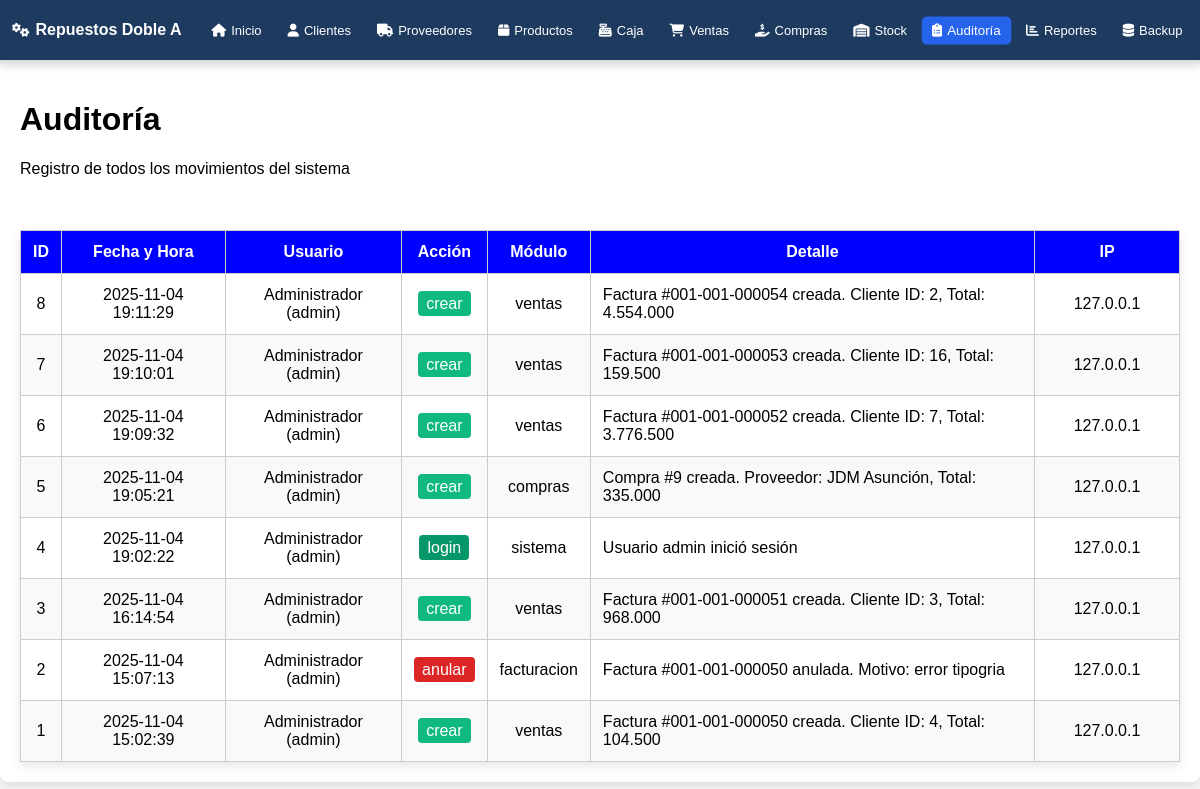
/modulos/auditoria/auditoria.php (signed in), run on an earlier commit of the app's database.
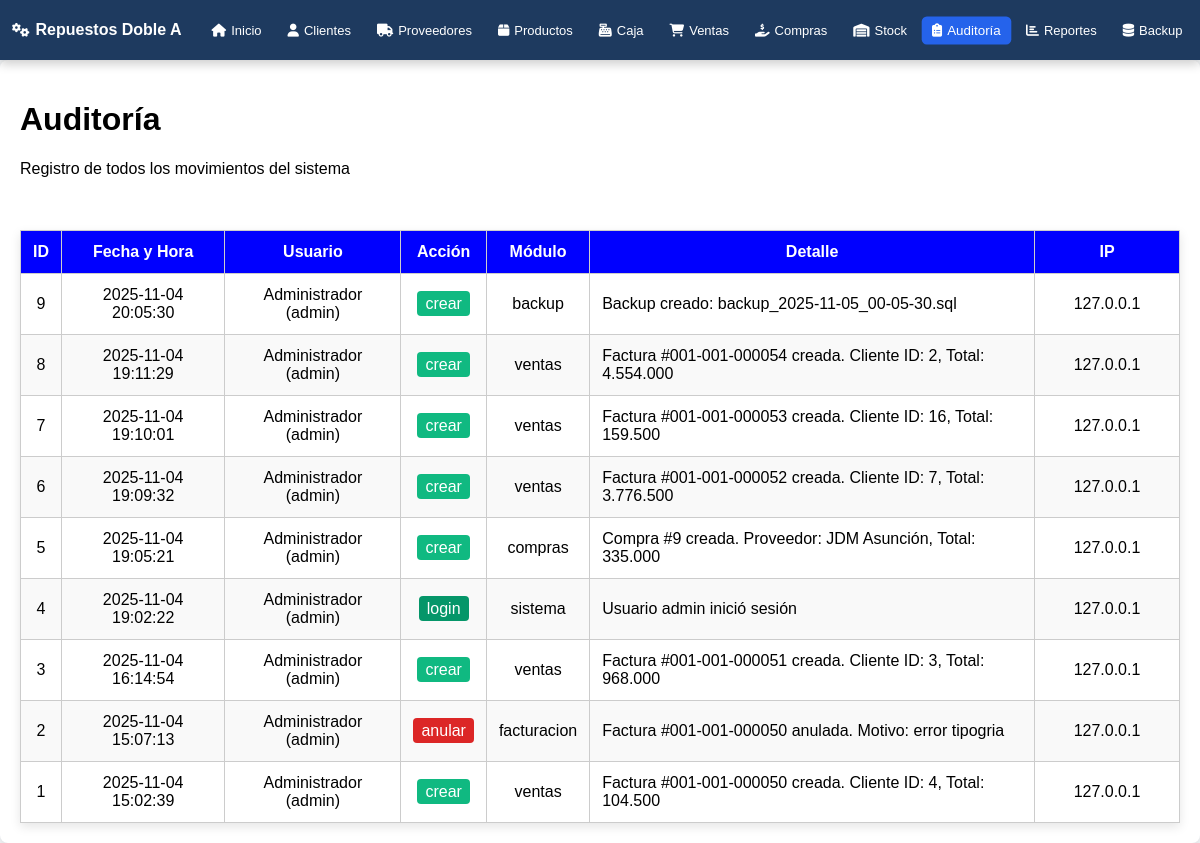
And on a later commit of the database.
### tables this page shows
CREATE TABLE `auditoria` (
  `id` int(11) NOT NULL AUTO_INCREMENT,
  `usuario_id` int(11) DEFAULT '0',
  `nombre_usuario` varchar(150) NOT NULL,
  `accion` varchar(50) NOT NULL,
  `modulo` varchar(50) NOT NULL,
  `detalle` text,
  `fecha_hora` datetime NOT NULL,
  `ip_address` varchar(45) DEFAULT NULL,
  PRIMARY KEY (`id`),
  KEY `idx_fecha` (`fecha_hora`),
  KEY `idx_modulo` (`modulo`),
  KEY `idx_accion` (`accion`)
);

### includes/session.php (called while the page is built, shortened)
<?php
if (!function_exists('estaLogueado')) {
    function estaLogueado() {
        return isset($_SESSION['usuario_id']) && isset($_SESSION['usuario']);
    }
}
if (!function_exists('obtenerRol')) {
    function obtenerRol() {
        return isset($_SESSION['rol']) ? $_SESSION['rol'] : null;
    }
}
?>

### includes/auth.php (called while the page is built, shortened)
<?php
if (!function_exists('tienePermiso')) {
function tienePermiso($modulo, $accion = 'ver') {
    $rol = obtenerRol();
    if ($rol === 'Administrador') {
        return true;
    }
}
}
?>

### modulos/auditoria/auditoria.php (the view, shortened to what this page needs)
<?php
$base_path = $_SERVER['DOCUMENT_ROOT'] . '/repuestos/';
include $base_path . 'includes/session.php';
include $base_path . 'includes/auth.php';
include $base_path . 'includes/header.php';
$stmt = $pdo->query("SELECT * FROM auditoria ORDER BY fecha_hora DESC LIMIT 500");
$registros = $stmt->fetchAll();
?>
<div class="container tabla-responsive">
    <h1>Auditoría</h1>
    <p>Registro de todos los movimientos del sistema</p>
    <br><br>
    <table class="crud-table">
        <thead>
            <tr>
                <th>ID</th>
                <th>Fecha y Hora</th>
                <th>Usuario</th>
                <th>Acción</th>
                <th>Módulo</th>
                <th>Detalle</th>
                <th>IP</th>
            </tr>
        </thead>
        <tbody>
        <?php
        if ($registros && count($registros) > 0) {
            foreach ($registros as $registro) {
                echo '<tr>';
                echo '<td>'.htmlspecialchars($registro['id']).'</td>';
                echo '<td>'.htmlspecialchars($registro['fecha_hora']).'</td>';
                echo '<td>'.htmlspecialchars($registro['nombre_usuario']).'</td>';
                $accion_class = '';
                $accion_text = htmlspecialchars($registro['accion']);
                switch(strtolower($registro['accion'])) {
                    case 'crear':
                        $accion_class = 'style="background: #10b981; color: white; padding: 4px 8px; border-radius: 4px;"';
                        break;
                    case 'eliminar':
                    case 'anular':
                        $accion_class = 'style="background: #dc2626; color: white; padding: 4px 8px; border-radius: 4px;"';
                        break;
                    case 'login':
                        $accion_class = 'style="background: #059669; color: white; padding: 4px 8px; border-radius: 4px;"';
                        break;
                }
                echo '<td><span '.$accion_class.'>'.$accion_text.'</span></td>';
                echo '<td>'.htmlspecialchars($registro['modulo']).'</td>';
                echo '<td style="text-align: left;">'.htmlspecialchars($registro['detalle']).'</td>';
                echo '<td>'.htmlspecialchars($registro['ip_address']).'</td>';
                echo '</tr>';
            }
        } else {
            echo '<tr><td colspan="7">No hay registros de auditoría aún.</td></tr>';
        }
        ?>
        </tbody>
    </table>
</div>
<?php include $base_path . 'includes/footer.php'; ?>

### includes/header.php (shortened to what this page needs)
<?php
$base_url = '/repuestos/';
$base_path = $_SERVER['DOCUMENT_ROOT'] . '/repuestos/';
$current_page = $_SERVER['REQUEST_URI'];
include $base_path . 'includes/session.php';
include $base_path . 'includes/auth.php';
?>
<link rel="stylesheet" href="/repuestos/style.css">
<link rel="stylesheet" href="https://cdnjs.cloudflare.com/ajax/libs/font-awesome/6.5.2/css/all.min.css">
<div class="navbar">
    <div class="logo"><i class="fas fa-cogs"></i> Repuestos Doble A</div>
    <a href="<?php echo $base_url; ?>index.php" <?php echo (strpos($current_page, 'index.php') !== false || ($current_page == $base_url || $current_page == $base_url . 'index.php')) ? 'class="active"' : ''; ?>><i class="fas fa-home"></i> Inicio</a>
    <?php if (tienePermiso('clientes', 'ver')): ?>
    <a href="<?php echo $base_url; ?>modulos/clientes/clientes.php" <?php echo (strpos($current_page, 'clientes') !== false) ? 'class="active"' : ''; ?>><i class="fas fa-user"></i> Clientes</a>
    <?php endif; ?>
    <?php if (tienePermiso('proveedores', 'ver')): ?>
    <a href="<?php echo $base_url; ?>modulos/proveedores/proveedores.php" <?php echo (strpos($current_page, 'proveedores') !== false) ? 'class="active"' : ''; ?>><i class="fas fa-truck"></i> Proveedores</a>
    <?php endif; ?>
    <?php if (tienePermiso('productos', 'ver')): ?>
    <a href="<?php echo $base_url; ?>modulos/productos/productos.php" <?php echo (strpos($current_page, 'productos') !== false) ? 'class="active"' : ''; ?>><i class="fas fa-box"></i> Productos</a>
    <?php endif; ?>
    <?php if (tienePermiso('caja', 'ver')): ?>
    <a href="<?php echo $base_url; ?>modulos/caja/caja.php" <?php echo (strpos($current_page, 'caja') !== false) ? 'class="active"' : ''; ?>><i class="fas fa-cash-register"></i> Caja</a>
    <?php endif; ?>
    <?php if (tienePermiso('ventas', 'ver')): ?>
    <a href="<?php echo $base_url; ?>modulos/ventas/ventas.php" <?php echo (strpos($current_page, 'ventas') !== false) ? 'class="active"' : ''; ?>><i class="fas fa-shopping-cart"></i> Ventas</a>
    <?php endif; ?>
    <?php if (tienePermiso('compras', 'ver')): ?>
    <a href="<?php echo $base_url; ?>modulos/compras/compras.php" <?php echo (strpos($current_page, 'compras') !== false) ? 'class="active"' : ''; ?>><i class="fas fa-hand-holding-dollar"></i> Compras</a>
    <?php endif; ?>
    <?php if (tienePermiso('stock', 'ver')): ?>
    <a href="<?php echo $base_url; ?>modulos/stock/stock.php" <?php echo (strpos($current_page, 'stock') !== false) ? 'class="active"' : ''; ?>><i class="fas fa-warehouse"></i> Stock</a>
    <?php endif; ?>
    <?php if (tienePermiso('auditoria', 'ver')): ?>
    <a href="<?php echo $base_url; ?>modulos/auditoria/auditoria.php" <?php echo (strpos($current_page, 'auditoria') !== false) ? 'class="active"' : ''; ?>><i class="fas fa-clipboard-list"></i> Auditoría</a>
    <?php endif; ?>
    <?php if (tienePermiso('reportes', 'ver')): ?>
    <a href="<?php echo $base_url; ?>modulos/reportes/reportes.php" <?php echo (strpos($current_page, 'reportes') !== false) ? 'class="active"' : ''; ?>><i class="fas fa-chart-bar"></i> Reportes</a>
    <?php endif; ?>
    <?php if (tienePermiso('backup', 'ver')): ?>
    <a href="<?php echo $base_url; ?>modulos/backup/backup.php" <?php echo (strpos($current_page, 'backup') !== false) ? 'class="active"' : ''; ?>><i class="fas fa-database"></i> Backup</a>
    <?php endif; ?>
</div>

### includes/footer.php
</body>
</html>

### style.css (style rules this page uses)
.navbar { background-color: #1e3a5f; display: flex; align-items: center; padding: 0 12px; position: fixed; top: 0; left: 0; right: 0; height: 60px; z-index: 1000; box-shadow: 0 4px 10px rgba(0,0,0,0.2); flex-wrap: nowrap; overflow-x: auto; overflow-y: hidden; }
.navbar .logo { color: white; font-weight: bold; font-size: 16px; margin-right: 20px; display: flex; align-items: center; gap: 6px; white-space: nowrap; flex-shrink: 0; }
.navbar .logo i { font-size: 14px; }
.navbar a { color: white; text-decoration: none; padding: 6px 10px; margin-right: 6px; border-radius: 5px; display: flex; align-items: center; gap: 5px; font-size: 13px; transition: background 0.3s, transform 0.2s; white-space: nowrap; flex-shrink: 0; }
.navbar a i { font-size: 13px; }
.navbar a:hover, .navbar a.active { background-color: #2563eb; transform: scale(1.03); }
.container { padding: 20px; margin-top: 60px; max-width: 100%; margin-left: auto; margin-right: auto; background: #fff; border-radius: 8px; box-shadow: 0 4px 10px rgba(0,0,0,0.1); }
table.crud-table { width:100%; border-collapse:collapse; table-layout: auto; }
table.crud-table th, table.crud-table td { border:1px solid #ccc; padding:12px; text-align:center; word-wrap: break-word; overflow: hidden; text-overflow: ellipsis; }
table.crud-table th:last-child, table.crud-table td:last-child { width: 120px; min-width: 120px; max-width: 120px; }
table.crud-table th { background: blue; color: white; }
table.crud-table tr:nth-child(even) { background:#f9f9f9; }
table { width: 100%; border-collapse: collapse; background: white; box-shadow: 0 4px 10px rgba(0,0,0,0.1); }
table th, table td { border: 1px solid #ccc; padding: 8px; text-align: center; }
table th { background: #2563eb; color: white; }
.tabla-responsive { overflow-x: auto; }

What changed in the data, as far as the page shows it:
added auditoria: id "9", fecha_hora "2025-11-04 20:05:30", nombre_usuario "Administrador (admin)", accion "crear", modulo "backup", detalle "Backup creado: backup_2025-11-05_00-05-30.sql", ip_address "127.0.0.1"
